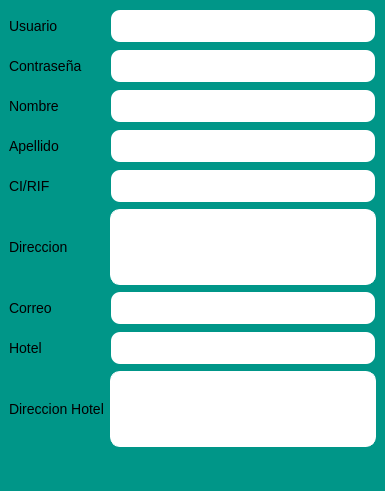
<?xml version="1.0" encoding="UTF-8"?>
<ui version="4.0">
 <class>FormularioRegistroWin</class>
 <widget class="QMainWindow" name="FormularioRegistroWin">
  <property name="geometry">
   <rect>
    <x>0</x>
    <y>0</y>
    <width>385</width>
    <height>491</height>
   </rect>
  </property>
  <property name="windowTitle">
   <string>Registro</string>
  </property>
  <property name="styleSheet">
   <string notr="true">QLineEdit {
	background-color: white;
	border-style: ouset;
	border-width: 2px;
	border-color: white;
	border-radius: 10px;
	font: bold 14px;
	min-width: 10em;
	padding: 6px;
}
QTextEdit {
		background-color: white;
	border-style: outset;
	border-width: 1px;
	border-color: white;
	border-radius: 10px;
	font: bold 10px;
	min-width: 10em;
	padding:2px;
}
QMainWindow {
		background-color: #009688;
}
QPushButton#btnRegistrar {
		border-radius:15px;
		font-family: 'Roboto';
		font-size: 25px;
		image: url(&quot;../Iconos/aceptar-ico.png&quot;)
}
QPushButton#btnRegistrar:hover {
	background-color: #0DD706;
}
QPushButton#btnSalir {
	border-radius: 15px;
	font-family: 'Roboto';
	font-size:25px;
	image: url(&quot;../Iconos/cancelar.png&quot;)
}
QPushButton#btnSalir:hover {
	background-color: #D31217;
}
QPushButton#btnSalir:pressed {
    background-color: red;
    border-style: inset;
}
QPushButton#btnRegistrar:pressed {
    background-color: green;
    border-style: inset;
}
QLabel {
	font-family: 'Roboto';
	font-size: 14px;
	border-style: inset;
}</string>
  </property>
  <widget class="QWidget" name="centralwidget">
   <layout class="QGridLayout" name="gridLayout_4">
    <item row="0" column="0">
     <layout class="QGridLayout" name="gridLayout_3">
      <item row="0" column="0">
       <layout class="QGridLayout" name="gridLayout_2">
        <item row="0" column="0">
         <widget class="QLabel" name="lblUsuario">
          <property name="toolTip">
           <string>&lt;html&gt;&lt;head/&gt;&lt;body&gt;&lt;p&gt;Usuario para el ingreso al sistema&lt;/p&gt;&lt;/body&gt;&lt;/html&gt;</string>
          </property>
          <property name="text">
           <string>Usuario</string>
          </property>
         </widget>
        </item>
        <item row="0" column="1">
         <widget class="QLineEdit" name="leUsuario">
          <property name="toolTip">
           <string>&lt;html&gt;&lt;head/&gt;&lt;body&gt;&lt;p&gt;Usuario para el ingreso al sistema&lt;/p&gt;&lt;/body&gt;&lt;/html&gt;</string>
          </property>
         </widget>
        </item>
        <item row="1" column="0">
         <widget class="QLabel" name="lblContrasena_2">
          <property name="toolTip">
           <string>&lt;html&gt;&lt;head/&gt;&lt;body&gt;&lt;p&gt;Contraseña para el ingreso al sistema&lt;/p&gt;&lt;/body&gt;&lt;/html&gt;</string>
          </property>
          <property name="text">
           <string>Contraseña</string>
          </property>
         </widget>
        </item>
        <item row="1" column="1">
         <widget class="QLineEdit" name="leContrasena">
          <property name="toolTip">
           <string>&lt;html&gt;&lt;head/&gt;&lt;body&gt;&lt;p&gt;Contraseña para el ingreso al sistema&lt;/p&gt;&lt;/body&gt;&lt;/html&gt;</string>
          </property>
          <property name="echoMode">
           <enum>QLineEdit::Password</enum>
          </property>
         </widget>
        </item>
        <item row="2" column="0">
         <widget class="QLabel" name="lblNombre">
          <property name="toolTip">
           <string>&lt;html&gt;&lt;head/&gt;&lt;body&gt;&lt;p&gt;Nombre del propietario&lt;/p&gt;&lt;/body&gt;&lt;/html&gt;</string>
          </property>
          <property name="text">
           <string>Nombre</string>
          </property>
         </widget>
        </item>
        <item row="2" column="1">
         <widget class="QLineEdit" name="leNombre">
          <property name="toolTip">
           <string>&lt;html&gt;&lt;head/&gt;&lt;body&gt;&lt;p&gt;Nombre del propetario del hotel&lt;/p&gt;&lt;/body&gt;&lt;/html&gt;</string>
          </property>
         </widget>
        </item>
        <item row="3" column="0">
         <widget class="QLabel" name="lblApellido">
          <property name="toolTip">
           <string>&lt;html&gt;&lt;head/&gt;&lt;body&gt;&lt;p&gt;Apellido del propietario&lt;/p&gt;&lt;/body&gt;&lt;/html&gt;</string>
          </property>
          <property name="text">
           <string>Apellido</string>
          </property>
         </widget>
        </item>
        <item row="3" column="1">
         <widget class="QLineEdit" name="leApellido">
          <property name="toolTip">
           <string>&lt;html&gt;&lt;head/&gt;&lt;body&gt;&lt;p&gt;Apellido del propetario del hotel&lt;/p&gt;&lt;/body&gt;&lt;/html&gt;</string>
          </property>
         </widget>
        </item>
        <item row="4" column="0">
         <widget class="QLabel" name="lblCI_RIF">
          <property name="toolTip">
           <string>&lt;html&gt;&lt;head/&gt;&lt;body&gt;&lt;p&gt;Cedula o RIF del propietario&lt;/p&gt;&lt;/body&gt;&lt;/html&gt;</string>
          </property>
          <property name="text">
           <string>CI/RIF</string>
          </property>
         </widget>
        </item>
        <item row="4" column="1">
         <widget class="QLineEdit" name="leCI_RIF">
          <property name="toolTip">
           <string>&lt;html&gt;&lt;head/&gt;&lt;body&gt;&lt;p&gt;Cedula o RIF del propetario del Hotel&lt;/p&gt;&lt;/body&gt;&lt;/html&gt;</string>
          </property>
         </widget>
        </item>
        <item row="5" column="0">
         <widget class="QLabel" name="lblDireccion">
          <property name="toolTip">
           <string>&lt;html&gt;&lt;head/&gt;&lt;body&gt;&lt;p&gt;Direccion del propietario&lt;/p&gt;&lt;/body&gt;&lt;/html&gt;</string>
          </property>
          <property name="text">
           <string>Direccion</string>
          </property>
         </widget>
        </item>
        <item row="5" column="1">
         <widget class="QTextEdit" name="leDireccion">
          <property name="toolTip">
           <string>&lt;html&gt;&lt;head/&gt;&lt;body&gt;&lt;p&gt;Direccion del propetario del hotel&lt;/p&gt;&lt;/body&gt;&lt;/html&gt;</string>
          </property>
         </widget>
        </item>
        <item row="6" column="0">
         <widget class="QLabel" name="lblCorreo">
          <property name="toolTip">
           <string>&lt;html&gt;&lt;head/&gt;&lt;body&gt;&lt;p&gt;Correo del propietario&lt;/p&gt;&lt;/body&gt;&lt;/html&gt;</string>
          </property>
          <property name="text">
           <string>Correo</string>
          </property>
         </widget>
        </item>
        <item row="6" column="1">
         <widget class="QLineEdit" name="leCorreo">
          <property name="toolTip">
           <string>&lt;html&gt;&lt;head/&gt;&lt;body&gt;&lt;p&gt;Correo del propetario del hotel&lt;/p&gt;&lt;/body&gt;&lt;/html&gt;</string>
          </property>
          <property name="inputMethodHints">
           <set>Qt::ImhEmailCharactersOnly</set>
          </property>
         </widget>
        </item>
        <item row="7" column="0">
         <widget class="QLabel" name="lblHotel">
          <property name="toolTip">
           <string>&lt;html&gt;&lt;head/&gt;&lt;body&gt;&lt;p&gt;Nombre del hotel&lt;/p&gt;&lt;/body&gt;&lt;/html&gt;</string>
          </property>
          <property name="text">
           <string>Hotel</string>
          </property>
         </widget>
        </item>
        <item row="7" column="1">
         <widget class="QLineEdit" name="leHotel">
          <property name="toolTip">
           <string>&lt;html&gt;&lt;head/&gt;&lt;body&gt;&lt;p&gt;Nombre del hotel a registrar&lt;/p&gt;&lt;/body&gt;&lt;/html&gt;</string>
          </property>
         </widget>
        </item>
        <item row="8" column="0">
         <widget class="QLabel" name="lblDireccion_Hotel">
          <property name="toolTip">
           <string>&lt;html&gt;&lt;head/&gt;&lt;body&gt;&lt;p&gt;Direccion exacta del hotel&lt;/p&gt;&lt;/body&gt;&lt;/html&gt;</string>
          </property>
          <property name="text">
           <string>Direccion Hotel</string>
          </property>
         </widget>
        </item>
        <item row="8" column="1">
         <widget class="QTextEdit" name="leDireccion_Hotel">
          <property name="toolTip">
           <string>&lt;html&gt;&lt;head/&gt;&lt;body&gt;&lt;p&gt;Direccion exacta del hotel&lt;/p&gt;&lt;/body&gt;&lt;/html&gt;</string>
          </property>
          <property name="html">
           <string>&lt;!DOCTYPE HTML PUBLIC &quot;-//W3C//DTD HTML 4.0//EN&quot; &quot;http://www.w3.org/TR/REC-html40/strict.dtd&quot;&gt;
&lt;html&gt;&lt;head&gt;&lt;meta name=&quot;qrichtext&quot; content=&quot;1&quot; /&gt;&lt;style type=&quot;text/css&quot;&gt;
p, li { white-space: pre-wrap; }
&lt;/style&gt;&lt;/head&gt;&lt;body style=&quot; font-family:'DejaVu Serif Semi-Condensed'; font-size:10px; font-weight:600; font-style:normal;&quot;&gt;
&lt;p style=&quot;-qt-paragraph-type:empty; margin-top:0px; margin-bottom:0px; margin-left:0px; margin-right:0px; -qt-block-indent:0; text-indent:0px; font-family:'Sans Serif'; font-size:9pt; font-weight:400;&quot;&gt;&lt;br /&gt;&lt;/p&gt;&lt;/body&gt;&lt;/html&gt;</string>
          </property>
         </widget>
        </item>
       </layout>
      </item>
      <item row="1" column="0">
       <layout class="QGridLayout" name="gridLayout">
        <item row="0" column="0">
         <spacer name="horizontalSpacer">
          <property name="orientation">
           <enum>Qt::Horizontal</enum>
          </property>
          <property name="sizeHint" stdset="0">
           <size>
            <width>40</width>
            <height>20</height>
           </size>
          </property>
         </spacer>
        </item>
        <item row="0" column="1">
         <widget class="QPushButton" name="btnRegistrar">
          <property name="toolTip">
           <string>&lt;html&gt;&lt;head/&gt;&lt;body&gt;&lt;p&gt;Registrar&lt;/p&gt;&lt;/body&gt;&lt;/html&gt;</string>
          </property>
          <property name="text">
           <string/>
          </property>
         </widget>
        </item>
        <item row="0" column="2">
         <widget class="QPushButton" name="btnSalir">
          <property name="toolTip">
           <string>&lt;html&gt;&lt;head/&gt;&lt;body&gt;&lt;p&gt;Salir&lt;/p&gt;&lt;/body&gt;&lt;/html&gt;</string>
          </property>
          <property name="text">
           <string/>
          </property>
         </widget>
        </item>
        <item row="0" column="3">
         <spacer name="horizontalSpacer_2">
          <property name="orientation">
           <enum>Qt::Horizontal</enum>
          </property>
          <property name="sizeHint" stdset="0">
           <size>
            <width>40</width>
            <height>20</height>
           </size>
          </property>
         </spacer>
        </item>
       </layout>
      </item>
     </layout>
    </item>
   </layout>
  </widget>
 </widget>
 <resources/>
 <connections>
  <connection>
   <sender>btnSalir</sender>
   <signal>clicked()</signal>
   <receiver>FormularioRegistroWin</receiver>
   <slot>close()</slot>
   <hints>
    <hint type="sourcelabel">
     <x>241</x>
     <y>388</y>
    </hint>
    <hint type="destinationlabel">
     <x>341</x>
     <y>372</y>
    </hint>
   </hints>
  </connection>
 </connections>
</ui>
